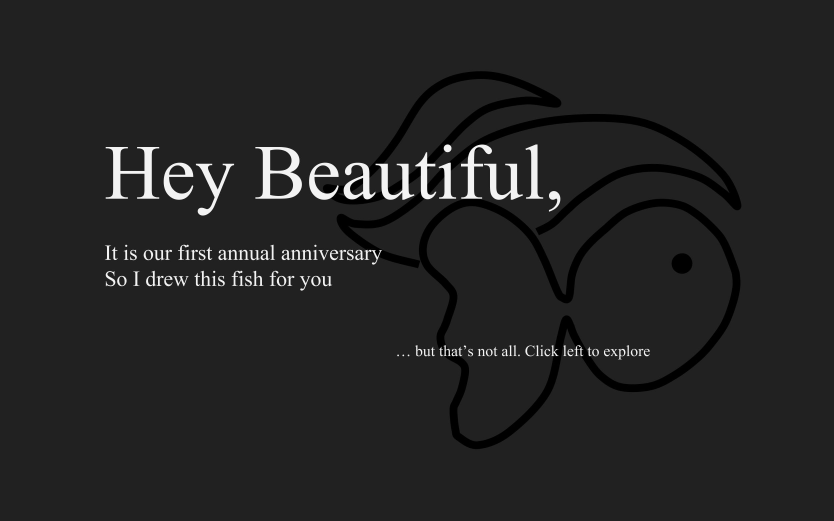
#> input picture images/fulls/01.jpg, 2500 x 1562 px (shown at 1/3 size); its folder holds 4 pictures in this run
$ python createThumbs.py   (Python 2 division)
#> lines starting #> are read from the running program, lines starting #| are printed output that depends on the picture
import os
import numpy as np
import cv2

SRC = "./images/fulls/"
DST = "./images/thumbs/"
start = 1
end = 17
W = 360
HoW = 0.625

def createThumbs():
	# read file in this dir
	for i in range (start, end + 1):
		img = cv2.imread(SRC + `i`.zfill(2) + '.jpg')
#> img is the input picture: shape (1562, 2500, 3); min 0, max 255, mean 35.8
		h,w = img.shape[:2]
#> h = 1562; w = 2500

		if w*HoW < h:
			img = img[int((h-w*HoW)/2) : int((h+w*HoW)/2) , :]
		else:
			img = img[: , int((w-h/HoW)/2) : int((w+h/HoW)/2)]
#> img: shape (1562, 2499, 3)

		img = cv2.resize(img,(W,int(W*HoW)))
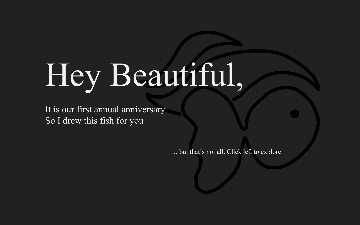
#> img: shape (225, 360, 3); min 0, max 253, mean 35.8

		cv2.imwrite(DST+ `i`.zfill(2) + '.jpg', img)
		print (i)
#> pass 2 of the loop in createThumbs, `for i in range (start, end + 1):`:
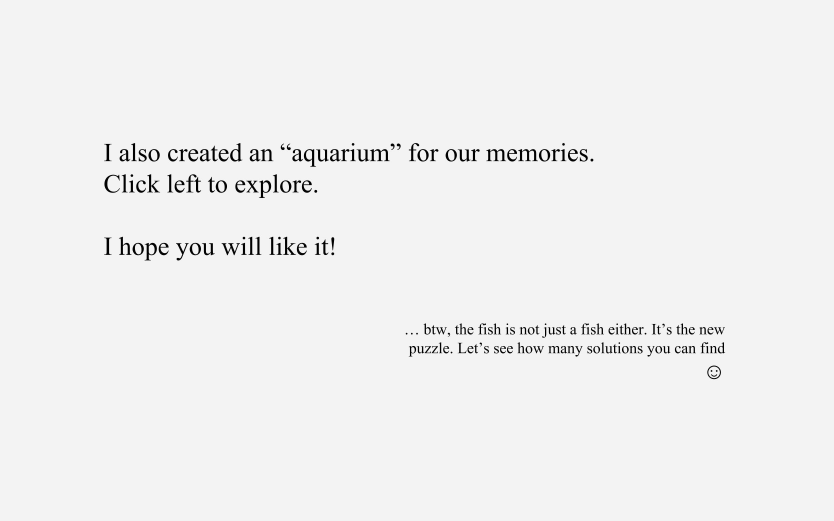
#> input picture images/fulls/02.jpg, 2500 x 1562 px (shown at 1/3 size)
#> in createThumbs, img is the input picture: shape (1562, 2500, 3); min 0, max 255, mean 240
#> in createThumbs, `img = cv2.resize(img,(W,int(W*HoW)))`:
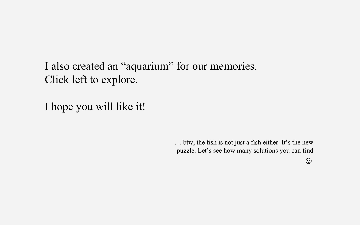
#> img: shape (225, 360, 3); min 0, max 254, mean 239.8
#> pass 3 of the loop in createThumbs, `for i in range (start, end + 1):`:
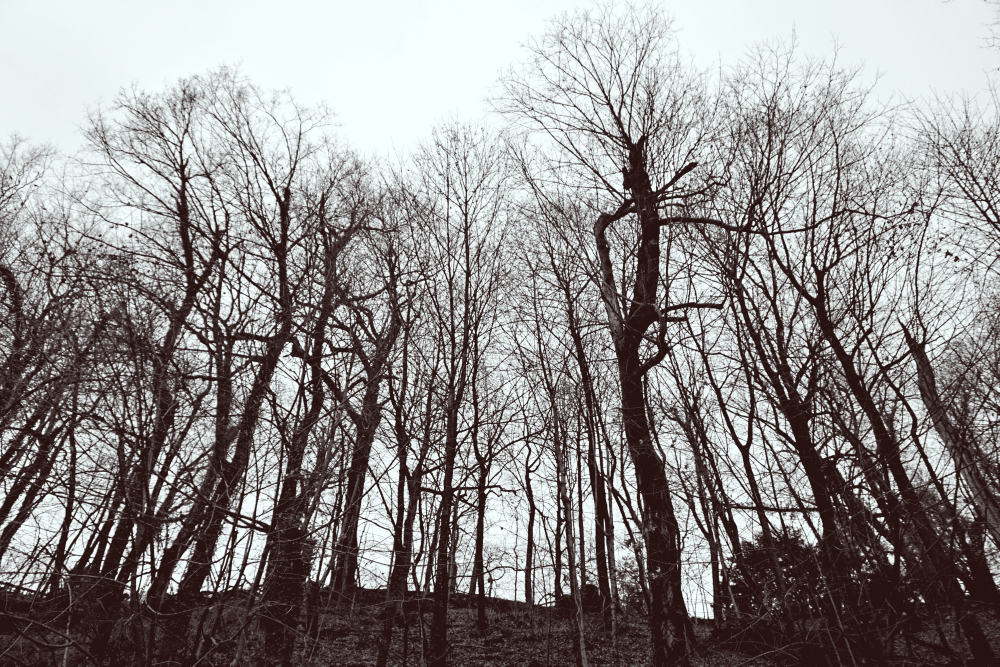
#> input picture images/fulls/03.jpg, 3000 x 1999 px (shown at 1/3 size)
#> in createThumbs, img is the input picture: shape (1999, 3000, 3); mean B, G, R 138.9, 139, 143
#> in createThumbs, `img = img[int((h-w*HoW)/2) : int((h+w*HoW)/2) , :]`:
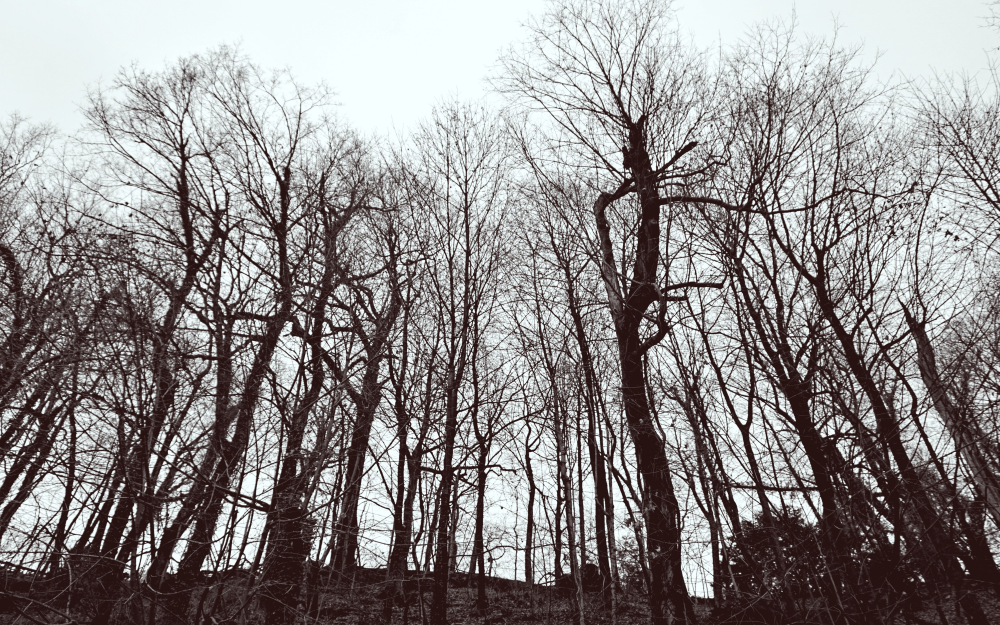
#> img: shape (1875, 3000, 3) (shown at 1/3 size); mean B, G, R 138.7, 138.8, 142.8
#> in createThumbs, `img = cv2.resize(img,(W,int(W*HoW)))`:
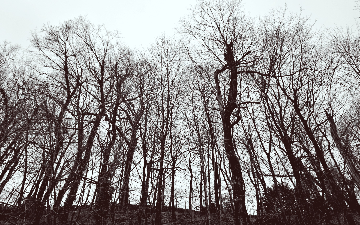
#> img: shape (225, 360, 3); mean B, G, R 138.5, 138.7, 142.7
#> the loop made 5 passes; the first 3 are shown

#> (the run stopped early here; a loop or call above may not have finished)
